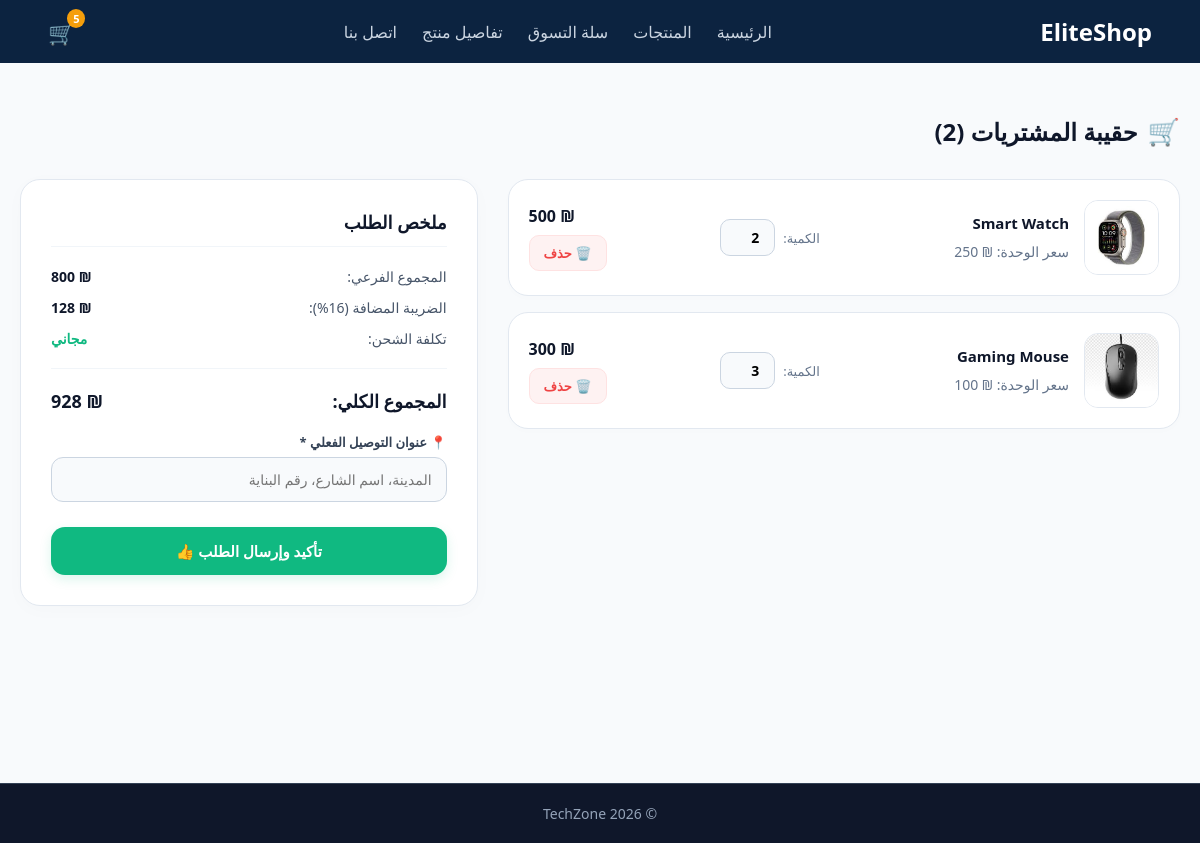
The app's page /pages/cart.php (signed in) with its own data.
### tables this page shows
CREATE TABLE `cart_items` (
  `cart_id` int NOT NULL,
  `user_id` int DEFAULT NULL,
  `product_id` int DEFAULT NULL,
  `quantity` int NOT NULL,
  `added_at` timestamp NULL DEFAULT CURRENT_TIMESTAMP
);

CREATE TABLE `products` (
  `product_id` int NOT NULL,
  `name` varchar(150) NOT NULL,
  `description` text,
  `price` decimal(10,2) NOT NULL,
  `stock_quantity` int DEFAULT '0',
  `image_url` varchar(255) DEFAULT NULL,
  `category_id` int DEFAULT NULL,
  `created_at` timestamp NULL DEFAULT CURRENT_TIMESTAMP
);

### pages/cart.php (the view, shortened to what this page needs)
<?php
require_once '../includes/header.php';
require_once __DIR__ . '/../includes/db.php';
require_once '../includes/navbar.php';
$userId = (int)$_SESSION['user_id'];
$cartItems = $conn->query(
    "SELECT ci.cart_id, ci.quantity,
            p.product_id, p.name, p.price, p.image_url, p.stock_quantity
     FROM cart_items ci
     JOIN products p ON ci.product_id = p.product_id
     WHERE ci.user_id = $userId"
);
$subtotal = 0;
$items = [];
while ($row = $cartItems->fetch_assoc()) {
    $row['subtotal'] = $row['price'] * $row['quantity'];
    $subtotal += $row['subtotal'];
    $items[] = $row;
}
$finalTotal = $subtotal * 1.16;
?>
<div style="background-color: #f8fafc; min-height: 85vh; padding: 50px 20px; font-family: system-ui, -apple-system, sans-serif; direction: rtl; box-sizing: border-box;">
    <main style="max-width: 1200px; margin: 0 auto;">
        <?php if (!empty($checkoutSuccess)): ?>
        <div style="text-align: center; padding: 50px 20px; background: #ffffff; border-radius: 24px; box-shadow: 0 10px 30px rgba(0,0,0,0.03); max-width: 500px; margin: 40px auto; border: 1px solid #e2e8f0;">
            <div style="font-size: 55px; margin-bottom: 15px;">🎉</div>
            <h2 style="color: #10b981; font-weight: bold; margin-bottom: 12px; font-size: 24px;">تم تقديم طلبك بنجاح!</h2>
            <p style="color: #64748b; font-size: 15px; margin-bottom: 25px;">رقم طلبك المميز هو: <strong style="color: #0f172a;">#<?= $orderId ?></strong></p>
            <a href="/php-ecommerce-project/pages/products.php" style="background-color: #0f172a; color: white; padding: 12px 35px; text-decoration: none; border-radius: 25px; font-weight: bold; display: inline-block; font-size: 14px;">تسوق مجدداً ←</a>
        </div>
        <?php else: ?>
        <div style="display: flex; align-items: center; gap: 10px; margin-bottom: 30px;">
            <span style="font-size: 26px;">🛒</span>
            <h2 style="font-size: 24px; color: #0f172a; font-weight: 800; margin: 0;">حقيبة المشتريات (<?= count($items) ?>)</h2>
        </div>
        <div class="cart-layout-container">
            <div class="cart-summary-section">
                <h3 style="font-size: 18px; color: #0f172a; margin-top: 0; margin-bottom: 20px; font-weight: bold; border-bottom: 1px solid #f1f5f9; padding-bottom: 12px;">ملخص الطلب</h3>
                <div style="display: flex; flex-direction: column; gap: 12px; margin-bottom: 20px; font-size: 14px; color: #475569;">
                    <div style="display: flex; justify-content: space-between;">
                        <span>المجموع الفرعي:</span>
                        <span style="font-weight: 600; color: #0f172a;">₪ <?= number_format($subtotal, 0) ?></span>
                    </div>
                    <div style="display: flex; justify-content: space-between;">
                        <span>الضريبة المضافة (16%):</span>
                        <span style="font-weight: 600; color: #0f172a;">₪ <?= number_format($subtotal * 0.16, 0) ?></span>
                    </div>
                    <div style="display: flex; justify-content: space-between;">
                        <span>تكلفة الشحن:</span>
                        <span style="color: #10b981; font-weight: bold;">مجاني</span>
                    </div>
                    <hr style="border: 0; border-top: 1px solid #f1f5f9; margin: 8px 0;">
                    <div style="display: flex; justify-content: space-between; font-size: 18px; font-weight: bold; color: #0f172a;">
                        <span>المجموع الكلي:</span>
                        <span style="color: #0f172a;">₪ <?= number_format($finalTotal, 0) ?></span>
                    </div>
                </div>
                <form method="POST" style="margin: 0;">
                    <div style="display: flex; flex-direction: column; gap: 6px; margin-bottom: 25px;">
                        <label style="font-size: 13px; color: #334155; font-weight: 700;">📍 عنوان التوصيل الفعلي *</label>
                        <input type="text" name="shipping_address"
                               placeholder="المدينة، اسم الشارع، رقم البناية"
                               required
                               style="width: 100%; padding: 12px 14px; border: 1px solid #cbd5e1; border-radius: 12px; font-size: 14px; outline: none; box-sizing: border-box; background: #f8fafc;">
                    </div>
                    <button type="submit" style="width: 100%; background-color: #10b981; color: white; border: none; padding: 14px; border-radius: 14px; font-weight: bold; font-size: 15px; cursor: pointer; box-shadow: 0 4px 12px rgba(16, 185, 129, 0.15); transition: background-color 0.2s;">
                        تأكيد وإرسال الطلب 👍
                    </button>
                </form>
            </div>
            <div class="cart-items-section">
                <?php foreach ($items as $item): ?>
                <div class="product-card-row">
                    <div style="display: flex; align-items: center; gap: 15px; flex: 2; text-align: right;">
                        <img src="/php-ecommerce-project/<?= htmlspecialchars($item['image_url'] ?? '') ?>"
                             alt="" width="75" height="75"
                             onerror="this.src='/php-ecommerce-project/assets/images/products/placeholder.jpg'"
                             style="object-fit: cover; border-radius: 14px; border: 1px solid #e2e8f0; flex-shrink: 0;">
                        <div>
                            <h4 style="margin: 0 0 6px 0; font-size: 15px; color: #0f172a; font-weight: bold; line-height: 1.4;"><?= htmlspecialchars($item['name']) ?></h4>
                            <span style="font-size: 14px; color: #64748b; font-weight: 500;">سعر الوحدة: ₪ <?= number_format($item['price'], 0) ?></span>
                        </div>
                    </div>
                    <div style="flex: 1; display: flex; justify-content: center; align-items: center;">
                        <form method="POST" style="margin: 0;">
                            <div style="display: flex; align-items: center; gap: 8px;">
                                <span style="font-size: 13px; color: #64748b;">الكمية:</span>
                                <input type="number" name="quantity"
                                       value="<?= $item['quantity'] ?>"
                                       min="1" max="<?= $item['stock_quantity'] ?>"
                                       onchange="this.form.submit()"
                                       class="qty-input-field">
                            </div>
                        </form>
                    </div>
                    <div style="flex: 1; display: flex; flex-direction: column; align-items: flex-end; gap: 8px;">
                        <span style="font-size: 16px; font-weight: 700; color: #0f172a;">₪ <?= number_format($item['subtotal'], 0) ?></span>
                        <form method="POST" style="margin: 0;">
                            <button type="submit" class="btn-delete-item">
                                🗑️ حذف
                            </button>
                        </form>
                    </div>
                </div>
                <?php endforeach; ?>
            </div>
        </div>
        <?php endif; ?>
    </main>
</div>
<?php require_once '../includes/footer.php'; ?>

### includes/header.php (shortened to what this page needs)
<?php
$cartCount = 0;
if (isset($_SESSION['user_id']) && isset($conn) && $conn instanceof mysqli) {
    $uid = (int)$_SESSION['user_id'];
    $query = "SELECT SUM(quantity) AS total FROM cart_items WHERE user_id = $uid";
    $result = mysqli_query($conn, $query);
    if ($result) {
        $row = mysqli_fetch_assoc($result);
        $cartCount = isset($row['total']) ? (int)$row['total'] : 0;
    }
}
?>
<!DOCTYPE html>
<html lang="ar" dir="rtl">
<head>
    <link rel="stylesheet" href="/php-ecommerce-project/assets/css/style.css">
</head>
<body>
    <header>
        <div class="logo">
            <a href="/php-ecommerce-project/index.php">EliteShop</a>
        </div>
        <?php include __DIR__ . '/navbar.php'; ?>
        <div class="cart-icon">
            <a href="/php-ecommerce-project/pages/cart.php">
                🛒
                <span id="cart-count">
                    <?= $cartCount ?>
                </span>
            </a>
        </div>
    </header>

### includes/navbar.php
<nav>
    <ul class="flex space-x-4 rtl">
        <li><a href="/php-ecommerce-project/index.php">الرئيسية</a></li>
        <li><a href="/php-ecommerce-project/pages/products.php">المنتجات</a></li>
        <li><a href="/php-ecommerce-project/pages/cart.php">سلة التسوق</a></li>
        <li><a href="/php-ecommerce-project/pages/product-detail.php">تفاصيل منتج</a></li>
        <li><a href="/php-ecommerce-project/pages/contact.php">اتصل بنا</a></li>
    </ul>
</nav>

### includes/footer.php (shortened to what this page needs)
<footer style="background-color: #0f172a; color: #94a3b8; text-align: center; padding: 20px; margin-top: 40px; border-top: 1px solid #334155;">
    <p>© <?php echo date("Y"); ?> TechZone </p> </footer>
</body>
</html>

### assets/css/style.css (style rules this page uses)
:root { --primary-color: #0f172a; --accent-color: #f59e0b; --text-color: #334155; --light-bg: #f8fafc; --white: #ffffff; }
* { margin: 0; padding: 0; box-sizing: border-box; font-family: 'Segoe UI', Tahoma, Geneva, Verdana, sans-serif; }
body { background-color: var(--light-bg); color: var(--text-color); direction: rtl; text-align: right; position: relative; min-height: 100vh; margin: 0; }
header { background-color: var(--primary-color); color: var(--white); padding: 15px 5%; display: flex; justify-content: space-between; align-items: center; position: sticky; top: 0; z-index: 1000; }
header .logo a { color: var(--white); text-decoration: none; font-size: 24px; font-weight: bold; }
header nav ul { list-style: none; display: flex; gap: 25px; }
header nav ul li a { color: #cbd5e1; text-decoration: none; font-size: 16px; transition: color 0.3s; }
.cart-icon a { color: var(--white); text-decoration: none; font-size: 20px; position: relative; }
#cart-count { background-color: var(--accent-color); color: var(--primary-color); border-radius: 50%; padding: 2px 7px; font-size: 12px; font-weight: bold; position: absolute; top: -12px; right: -15px; }
footer { background-color: var(--primary-color); color: #94a3b8; text-align: center; padding: 20px; font-size: 14px; width: 100%; margin-top: 50px; }

### includes/header.php (style rules this page uses)
header { background-color: #0c2340; padding: 15px 4%; display: flex; align-items: center; justify-content: space-between; position: relative; z-index: 1000; }
header .logo a { color: #ffffff; text-decoration: none; font-size: 24px; font-weight: bold; }
header .cart-icon a { color: #ffffff; text-decoration: none; font-size: 22px; position: relative; }
header #cart-count { background-color: #f59e0b; color: white; font-size: 11px; padding: 2px 6px; border-radius: 50%; position: absolute; top: -8px; right: -10px; }
@media (min-width: 669px) { nav ul { display: flex; gap: 25px; list-style: none; margin: 0; padding: 0; } }
@media (min-width: 669px) { nav ul li a { color: white; text-decoration: none; font-size: 15px; } }

### pages/cart.php (style rules this page uses)
.cart-layout-container { display: flex; flex-direction: row-reverse; gap: 30px; align-items: flex-start; }
.cart-items-section { flex: 1.7; display: flex; flex-direction: column; gap: 16px; }
.cart-summary-section { flex: 1; position: sticky; top: 20px; background: #ffffff; border-radius: 20px; padding: 30px; box-shadow: 0 4px 20px rgba(15, 23, 42, 0.02); border: 1px solid #e2e8f0; }
.product-card-row { background: #ffffff; border-radius: 20px; padding: 20px; border: 1px solid #e2e8f0; display: flex; align-items: center; justify-content: space-between; gap: 20px; box-shadow: 0 2px 10px rgba(0, 0, 0, 0.01); }
.qty-input-field { width: 55px; padding: 8px; border: 1px solid #cbd5e1; border-radius: 10px; text-align: center; font-size: 14px; font-weight: 600; outline: none; background: #f8fafc; }
.btn-delete-item { background: #fef2f2; color: #ef4444; border: 1px solid #fee2e2; padding: 8px 14px; border-radius: 10px; font-size: 13px; font-weight: 600; cursor: pointer; transition: all 0.2s; }

### records on screen
cart_items: product.image_url (picture), product.name "Smart Watch", product.price "250", quantity "2", subtotal "500"
cart_items: product.image_url (picture), product.name "Gaming Mouse", product.price "100", quantity "3", subtotal "300"

### other values on screen
$cartCount "5"
count($items) "2"
$subtotal "800"
$subtotal * 0.16 "128"
$finalTotal "928"
